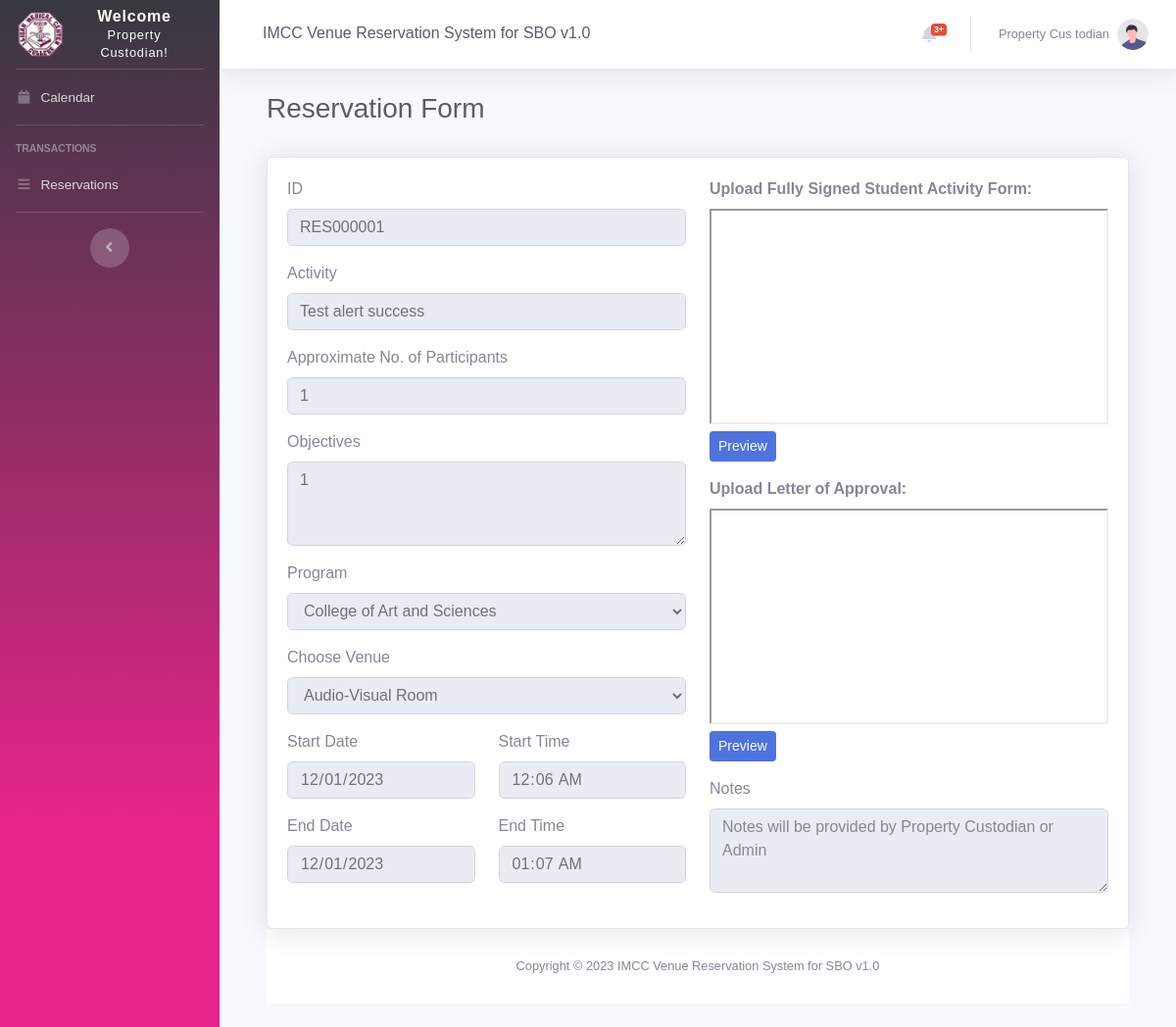
The app's page /view_reservation.php?reservation_id=29 (signed in) with its own data.
### tables this page shows
CREATE TABLE `schedules` (
  `id` bigint(11) NOT NULL,
  `reservationID` varchar(255) NOT NULL,
  `userID` int(11) NOT NULL,
  `venueID` int(15) DEFAULT NULL,
  `programID` int(11) NOT NULL,
  `status` varchar(3) NOT NULL DEFAULT 'P',
  `date_start` date NOT NULL,
  `date_end` date NOT NULL,
  `time_start` varchar(50) NOT NULL,
  `time_end` varchar(50) NOT NULL,
  `name` varchar(255) DEFAULT NULL,
  `address` varchar(255) DEFAULT NULL,
  `contact` varchar(11) DEFAULT NULL,
  `description` text DEFAULT NULL,
  `num_participants` int(11) NOT NULL,
  `tag_color` varchar(7) DEFAULT '#ffffff',
  `notified` tinyint(1) NOT NULL DEFAULT 0,
  `last_notified` date DEFAULT NULL,
  `cancelled` tinyint(1) NOT NULL DEFAULT 0,
  `deleted` tinyint(4) NOT NULL,
  `rejectedByAdmin` int(1) NOT NULL DEFAULT 0,
  `approvedByAdmin` int(1) NOT NULL DEFAULT 0,
  `act_form_file` varchar(255) NOT NULL,
  `letter_approve_file` varchar(255) NOT NULL,
  `notes` text NOT NULL,
  `material` varchar(150) NOT NULL
);

### view_reservation.php (the view, shortened to what this page needs)
<?php
include 'settings/system.php';
include 'settings/header.php';
include "settings/sidebar.php";
include 'settings/topbar.php';
?>
<div class="container-fluid">
    <div class="d-sm-flex align-items-center justify-content-between mb-4">
        <div class="container-fluid">
            <div class="d-sm-flex align-items-center justify-content-between mb-4">
                <h1 class="h3 mb-2 text-gray-800"> Reservation Form</h1>
            </div>
            <div class="card shadow">
                <div class="card-body">
                    <?php
                        if(isset($_GET['reservation_id']))
                        {
                            $res_id = $_GET['reservation_id'];
                            $res_id_text = "";
                            $activity = "";
                            $participants = "";
                            $objectives = "";
                            $program_id = "";
                            $venue_id = "";
                            $start_date = "";
                            $start_time = "";
                            $end_date = "";
                            $end_time = "";
                            $notes = "";
                            $act_form_file = "";
                            $act_form_file_ext = "";
                            $letter_approve_file = "";
                            $letter_approve_file_ext = "";
                            $sequence = $db->query("SELECT * FROM schedules WHERE id = '$res_id'");
                            $fetch = $sequence->fetchAll(PDO::FETCH_OBJ);
                            foreach ($fetch as $data) {
                                $res_id_text = $data->reservationID;
                                $activity = $data->name;
                                $participants = $data->num_participants;
                                $objectives = $data->description;
                                $program_id = $data->programID;
                                $venue_id = $data->venueID;
                                $start_date = $data->date_start;
                                $start_time = $data->time_start;
                                $end_date =  $data->date_end;
                                $end_time = $data->time_end;
                                $notes = $data->notes;
                                $act_form_file = $data->act_form_file;
                                $letter_approve_file = $data->letter_approve_file;
                                $file_ext = explode(".",$act_form_file);
                                $act_form_file_ext = (strtolower(end($file_ext)) == "pdf") ? "application/".strtolower(end($file_ext)) : "image/".strtolower(end($file_ext));
                                $file_ext = explode(".",$letter_approve_file);
                                $letter_approve_file_ext = (strtolower(end($file_ext)) == "pdf") ? "application/".strtolower(end($file_ext)) : "image/".strtolower(end($file_ext));
                            }
                        }
                    ?>
                    <div class="table-responsive-lg">
                        <form role="form" method="post" enctype="multipart/form-data">
                            <div class="row">
                                <div class="col-6">
                                    <div class="form-group">
                                        <label>ID</label>
                                        <input class="form-control" type="text" name="resID" value="<?= $res_id_text ?>" readonly>
                                    </div>
                                    <div class="form-group">
                                        <label>Activity</label>
                                        <input class="form-control" type="text" name="activity" value="<?= $activity ?>" readonly>
                                    </div>
                                    <div class="form-group">
                                        <label>Approximate No. of Participants</label>
                                        <input class="form-control" type="number" placeholder="No. of participants" value="<?= $participants ?>" readonly>
                                    </div>
                                    <div class="form-group">
                                        <label>Objectives</label>
                                        <textarea class="form-control" id="exampleFormControlTextarea1" placeholder="Please specify the objectives" rows="3" readonly><?= $objectives ?></textarea>
                                    </div>
                                    <div class="form-group">
                                        <label>Program</label>
                                        <select class="form-control" disabled>
                                            <?php
                                            $fetchPrograms = $db->query("SELECT * FROM `program` ORDER BY name ASC");
                                            $row_donor = $fetchPrograms->fetchAll(PDO::FETCH_OBJ);
                                            foreach($row_donor as $row){
                                                if($row->id == $program_id){
                                            ?>
                                                <option value="<?php echo $row->id ?>" selected> <?php echo $row->name ?> </option>
                                            <?php
                                                continue;
                                               }
                                               ?>
                                               <?php
                                            }
                                            ?>
                                        </select>
                                    </div>
                                    <div class="form-group">
                                        <label>Choose Venue</label>
                                        <select class="form-control" disabled>
                                            <?php
                                            $fetchVenues = $db->query("SELECT * FROM `venues` ORDER BY name ASC");
                                            $row_donor = $fetchVenues->fetchAll(PDO::FETCH_OBJ);
                                            foreach($row_donor as $row){
                                                if($row->id == $venue_id){
                                            ?>
                                                <option value="<?php echo $row->id ?>" selected> <?php echo $row->name ?> </option>
                                            <?php
                                                continue;
                                                }
                                                ?>
                                                <?php
                                            }
                                            ?>
                                        </select>
                                    </div>
                                    <div class="form-group row">
                                        <div class="col-6">
                                            <label>Start Date</label>
                                            <input class="form-control" type="date" value="<?= $start_date ?>" readonly>
                                        </div>
                                        <div class="col-6">
                                            <label>Start Time</label>
                                            <input class="form-control" type="time" value="<?= $start_time ?>" readonly>
                                        </div>
                                    </div>
                                    <div class="form-group row">
                                        <div class="col-6">
                                            <label>End Date</label>
                                            <input class="form-control" type="date" value="<?= $end_date ?>" readonly >
                                        </div>
                                        <div class="col-6">
                                            <label>End Time</label>
                                            <input class="form-control" type="time" value="<?= $end_time ?>" readonly >
                                        </div>
                                    </div>
                                </div>
                                <div class="col-6">
                                    <div class="form-group">
                                        <label><b>Upload Fully Signed Student Activity Form:</b></label>
                                        <div class="imgUp">
                                            <iframe
                                                src="uploads/<?= $act_form_file ?>"
                                                type="<?= $act_form_file_ext?>"
                                                scrolling="auto"
                                                height="220px"
                                                width="100%"
                                                class="getImg">  </iframe>
                                            <a class="btn btn-sm btn-primary preview" id="0">Preview</a>
                                        </div>
                                    </div>
                                    <div class="form-group">
                                        <label><b>Upload Letter of Approval:</b></label>
                                        <div class="imgUp">
                                            <iframe
                                                src="uploads/<?= (($letter_approve_file == "") ? "no-file-icon.png" : $letter_approve_file) ?>"
                                                type="<?= $letter_approve_file_ext ?>"
                                                scrolling="auto"
                                                height="220px"
                                                width="100%"
                                                class="getImg">  </iframe>
                                            <a class="btn btn-sm btn-primary preview" id="1">Preview</a>
                                        </div>
                                    </div>
                                    <div class="form-group">
                                        <label>Notes</label>
                                        <textarea class="form-control" id="exampleFormControlTextarea1" name='notes' placeholder="Notes will be provided by Property Custodian or Admin" rows="3"
                                            <?= (($_SESSION['position'] == 'STO' ? 'disabled': ''));?> readonly><?= $notes ?></textarea>
                                    </div>
                                </div>
                        </form>
                    </div>
                </div>
            </div>
        </div>
    </div>
    <?php include 'settings/footer.php'; ?>

### records on screen
schedules: resID "RES000001", activity "Test alert success", num_participants "1", description "1", date_start "12/01/2023", time_start "00:06", date_end "12/01/2023", time_end "01:07"

### other values on screen
NAME_ "IMCC Venue Reservation System for SBO v1.0"
$_SESSION['name'] "Property Cus todian"
form field value "College of Art and Sciences"
form field value "Audio-Visual Room"
